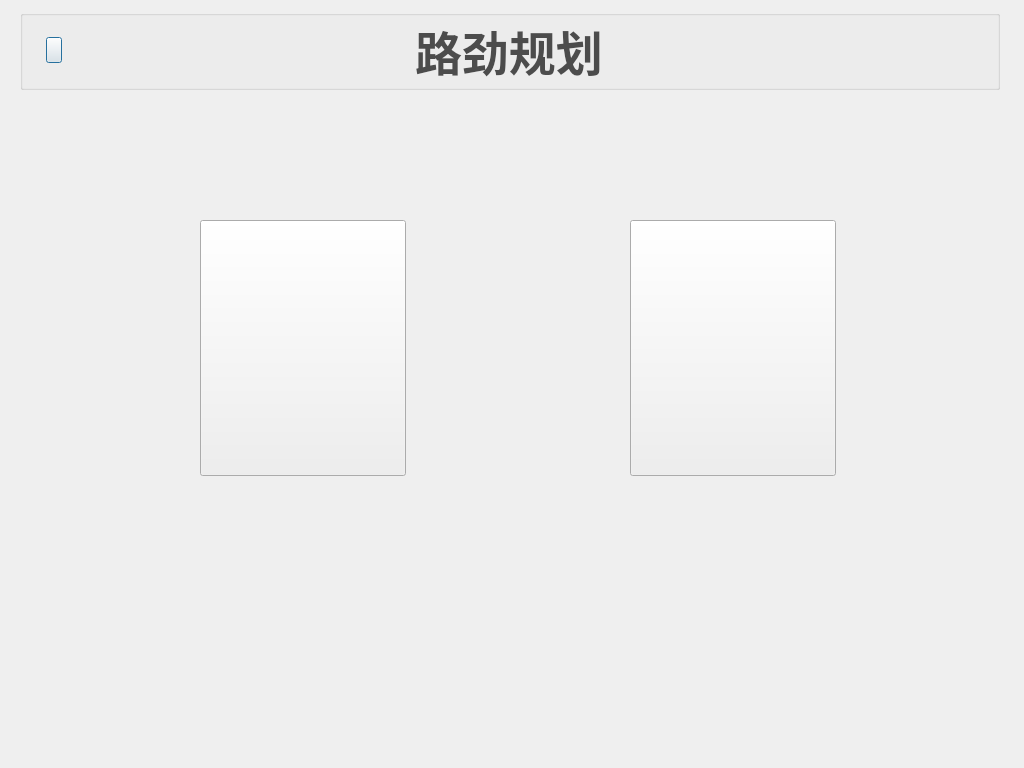
<?xml version="1.0" encoding="UTF-8"?>
<ui version="4.0">
 <class>GeneratRoadW</class>
 <widget class="QDialog" name="GeneratRoadW">
  <property name="geometry">
   <rect>
    <x>0</x>
    <y>0</y>
    <width>1024</width>
    <height>768</height>
   </rect>
  </property>
  <property name="font">
   <font>
    <family>宋体</family>
   </font>
  </property>
  <property name="windowTitle">
   <string>Dialog</string>
  </property>
  <property name="styleSheet">
   <string notr="true">#GeneratRoadW
{
	border-image: url(:/new/prefix1/image/generatroadimg/back_board.png);
}</string>
  </property>
  <widget class="QGroupBox" name="groupBox_2">
   <property name="geometry">
    <rect>
     <x>20</x>
     <y>10</y>
     <width>980</width>
     <height>80</height>
    </rect>
   </property>
   <property name="font">
    <font>
     <family>宋体</family>
    </font>
   </property>
   <property name="styleSheet">
    <string notr="true">#groupBox_2
{
	border-image: url(:/new/prefix1/image/generatroadimg/back_board1.png);
}</string>
   </property>
   <property name="title">
    <string/>
   </property>
   <property name="flat">
    <bool>false</bool>
   </property>
   <widget class="QPushButton" name="returnMainButton">
    <property name="geometry">
     <rect>
      <x>26</x>
      <y>27</y>
      <width>16</width>
      <height>26</height>
     </rect>
    </property>
    <property name="font">
     <font>
      <family>宋体</family>
     </font>
    </property>
    <property name="styleSheet">
     <string notr="true">border-image: url(:/new/prefix1/image/generatroadimg/return.png);</string>
    </property>
    <property name="text">
     <string/>
    </property>
   </widget>
   <widget class="QLabel" name="label">
    <property name="geometry">
     <rect>
      <x>395</x>
      <y>11</y>
      <width>191</width>
      <height>58</height>
     </rect>
    </property>
    <property name="font">
     <font>
      <family>宋体</family>
      <pointsize>35</pointsize>
      <weight>75</weight>
      <bold>true</bold>
     </font>
    </property>
    <property name="styleSheet">
     <string notr="true">color: rgb(76, 76, 76);</string>
    </property>
    <property name="frameShape">
     <enum>QFrame::NoFrame</enum>
    </property>
    <property name="frameShadow">
     <enum>QFrame::Plain</enum>
    </property>
    <property name="lineWidth">
     <number>0</number>
    </property>
    <property name="text">
     <string>路劲规划</string>
    </property>
   </widget>
  </widget>
  <widget class="QPushButton" name="cleanModeButton">
   <property name="geometry">
    <rect>
     <x>200</x>
     <y>220</y>
     <width>206</width>
     <height>256</height>
    </rect>
   </property>
   <property name="font">
    <font>
     <family>宋体</family>
    </font>
   </property>
   <property name="styleSheet">
    <string notr="true">QPushButton{border-image: url(:/new/prefix1/image/generatroadimg/clean_mode.png)}
QPushButton:hover{border-image: url(:/new/prefix1/image/generatroadimg/clean_mode.png)}
QPushButton:pressed{border-image: url(:/new/prefix1/image/generatroadimg/clean_mode1.png)}</string>
   </property>
   <property name="text">
    <string/>
   </property>
  </widget>
  <widget class="QPushButton" name="showModeButton">
   <property name="geometry">
    <rect>
     <x>630</x>
     <y>220</y>
     <width>206</width>
     <height>256</height>
    </rect>
   </property>
   <property name="font">
    <font>
     <family>宋体</family>
    </font>
   </property>
   <property name="styleSheet">
    <string notr="true">QPushButton{border-image: url(:/new/prefix1/image/generatroadimg/show_mode.png)}
QPushButton:hover{border-image: url(:/new/prefix1/image/generatroadimg/show_mode.png)}
QPushButton:pressed{border-image: url(:/new/prefix1/image/generatroadimg/show_mode1.png)}</string>
   </property>
   <property name="text">
    <string/>
   </property>
  </widget>
 </widget>
 <resources/>
 <connections/>
</ui>
